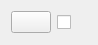
<?xml version="1.0" encoding="UTF-8"?>
<ui version="4.0">
 <class>PreferencesFunctionClass</class>
 <widget class="QWidget" name="PreferencesFunctionClass">
  <property name="geometry">
   <rect>
    <x>0</x>
    <y>0</y>
    <width>98</width>
    <height>45</height>
   </rect>
  </property>
  <property name="windowTitle">
   <string>PreferencesFunction</string>
  </property>
  <layout class="QHBoxLayout" name="horizontalLayout">
   <item>
    <widget class="QPushButton" name="colorButton">
     <property name="text">
      <string/>
     </property>
    </widget>
   </item>
   <item>
    <widget class="QCheckBox" name="visibleCheckBox">
     <property name="text">
      <string/>
     </property>
    </widget>
   </item>
  </layout>
 </widget>
 <layoutdefault spacing="6" margin="11"/>
 <resources/>
 <connections/>
</ui>
